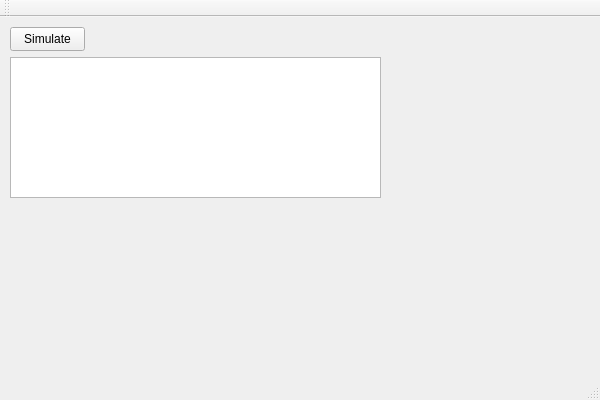
<?xml version="1.0" encoding="UTF-8"?>
<ui version="4.0">
 <class>wifiClass</class>
 <widget class="QMainWindow" name="wifiClass">
  <property name="geometry">
   <rect>
    <x>0</x>
    <y>0</y>
    <width>600</width>
    <height>400</height>
   </rect>
  </property>
  <property name="windowTitle">
   <string>wifi</string>
  </property>
  <widget class="QWidget" name="centralWidget">
   <widget class="QPushButton" name="pbSimulate">
    <property name="geometry">
     <rect>
      <x>10</x>
      <y>10</y>
      <width>75</width>
      <height>24</height>
     </rect>
    </property>
    <property name="text">
     <string>Simulate</string>
    </property>
   </widget>
   <widget class="QTextEdit" name="textConsole">
    <property name="geometry">
     <rect>
      <x>10</x>
      <y>40</y>
      <width>371</width>
      <height>141</height>
     </rect>
    </property>
   </widget>
  </widget>
  <widget class="QMenuBar" name="menuBar">
   <property name="geometry">
    <rect>
     <x>0</x>
     <y>0</y>
     <width>600</width>
     <height>22</height>
    </rect>
   </property>
  </widget>
  <widget class="QToolBar" name="mainToolBar">
   <attribute name="toolBarArea">
    <enum>TopToolBarArea</enum>
   </attribute>
   <attribute name="toolBarBreak">
    <bool>false</bool>
   </attribute>
  </widget>
  <widget class="QStatusBar" name="statusBar"/>
 </widget>
 <layoutdefault spacing="6" margin="11"/>
 <resources>
  <include location="wifi.qrc"/>
 </resources>
 <connections/>
</ui>
